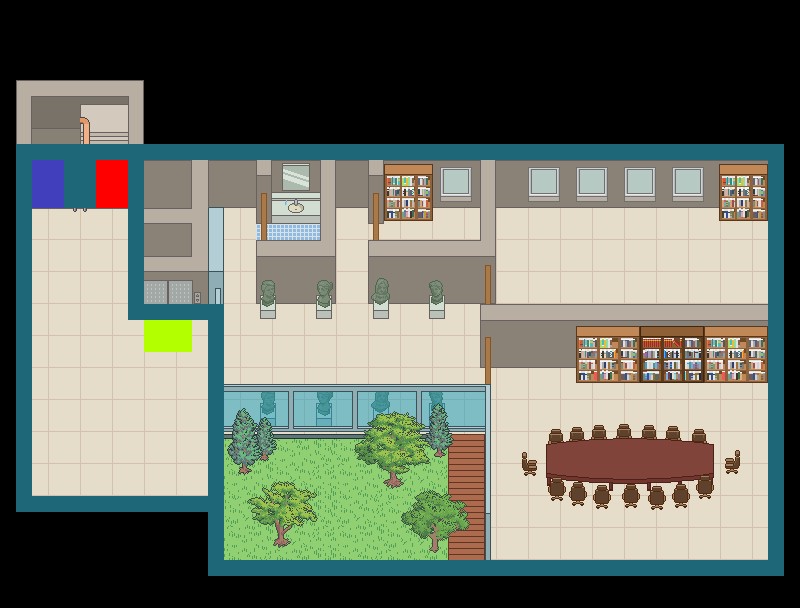

Tiled map render using the project's own tile images. Description and the map definition, with tile-layer contents summarised, below:
An orthogonal 50x38 tile map with 16x16 px tiles, 3 tile layers (collision, overCharacter, interaction), 3 hidden layers not drawn, 3 tilesets, 1 image layer and 2 objects (elevator-left, elevator-right).

<map version="1.4" tiledversion="1.4.3" orientation="orthogonal" renderorder="right-down" width="50" height="38" tilewidth="16" tileheight="16" infinite="0" nextlayerid="23" nextobjectid="14">
 <editorsettings>
  <export target="seventh-floor.json" format="json" />
 </editorsettings>
 <tileset firstgid="1" name="background" tilewidth="16" tileheight="16" tilecount="8160" columns="50">
  <image source="../img/7f_background.png" width="800" height="608" />
 </tileset>
 <tileset firstgid="8161" name="collision" tilewidth="16" tileheight="16" tilecount="4" columns="2">
  <image source="simple_tile.png" width="32" height="32" />
  <tile id="0">
   <properties>
    <property name="name" value="art1" />
   </properties>
  </tile>
  <tile id="1">
   <properties>
    <property name="collides" type="bool" value="true" />
   </properties>
  </tile>
 </tileset>
 <tileset firstgid="8165" name="interactive-tile" tilewidth="16" tileheight="16" tilecount="24" columns="6">
  <image source="interactive-tile.png" width="96" height="64" />
  <tile id="0" type="image1">
   <properties>
    <property name="name" value="up" />
   </properties>
  </tile>
  <tile id="1" type="image2">
   <properties>
    <property name="name" value="down" />
   </properties>
  </tile>
  <tile id="2" type="image3">
   <properties>
    <property name="name" value="elevator" />
   </properties>
  </tile>
  <tile id="3" type="image4">
   <properties>
    <property name="name" value="popup" />
   </properties>
  </tile>
  <tile id="4">
   <properties>
    <property name="name" value="image2-popup" />
   </properties>
  </tile>
  <tile id="5">
   <properties>
    <property name="name" value="image2-description" />
   </properties>
  </tile>
  <tile id="6">
   <properties>
    <property name="name" value="image3" />
   </properties>
  </tile>
  <tile id="7">
   <properties>
    <property name="name" value="image4" />
   </properties>
  </tile>
  <tile id="8">
   <properties>
    <property name="name" value="image3-popup" />
   </properties>
  </tile>
  <tile id="9">
   <properties>
    <property name="name" value="image3-description" />
   </properties>
  </tile>
  <tile id="10">
   <properties>
    <property name="name" value="image4-popup" />
   </properties>
  </tile>
  <tile id="11">
   <properties>
    <property name="name" value="image4-description" />
   </properties>
  </tile>
  <tile id="12">
   <properties>
    <property name="name" value="image5" />
   </properties>
  </tile>
  <tile id="13">
   <properties>
    <property name="name" value="image6" />
   </properties>
  </tile>
  <tile id="14">
   <properties>
    <property name="name" value="image9" />
   </properties>
  </tile>
  <tile id="15">
   <properties>
    <property name="name" value="image5-description" />
   </properties>
  </tile>
  <tile id="16">
   <properties>
    <property name="name" value="image6-description" />
   </properties>
  </tile>
  <tile id="17">
   <properties>
    <property name="name" value="image9-description" />
   </properties>
  </tile>
  <tile id="18">
   <properties>
    <property name="name" value="image7" />
   </properties>
  </tile>
  <tile id="19">
   <properties>
    <property name="name" value="image8" />
   </properties>
  </tile>
  <tile id="20">
   <properties>
    <property name="name" value="image" />
   </properties>
  </tile>
  <tile id="21">
   <properties>
    <property name="name" value="image7-description" />
   </properties>
  </tile>
  <tile id="22">
   <properties>
    <property name="name" value="image8-description" />
   </properties>
  </tile>
  <tile id="23">
   <properties>
    <property name="name" value="image" />
   </properties>
  </tile>
 </tileset>
 <imagelayer id="17" name="Image Layer 1">
  <image source="../img/7f_background.png" width="800" height="608" />
 </imagelayer>
 <imagelayer id="18" name="Image Layer 2" visible="0">
  <image source="../img/7f_background_marking.png" width="800" height="608" />
 </imagelayer>
 <imagelayer id="19" name="Image Layer 3" visible="0">
  <image source="../img/7f_background_ref.png" width="800" height="608" />
 </imagelayer>
 <layer id="1" name="background" width="50" height="38" visible="0">
  <data>[1900 cells, 1900 non-empty, 1900 distinct tile ids]</data>
 </layer>
 <layer id="3" name="collision" width="50" height="38">
  <properties>
   <property name="collides" type="bool" value="true" />
  </properties>
  <data>[1900 cells, 178 non-empty, 1 distinct tile ids]</data>
 </layer>
 <objectgroup id="10" name="objectLayer">
  <object id="12" name="elevator-left" x="128" y="336" />
  <object id="13" name="elevator-right" x="208" y="336" />
 </objectgroup>
 <layer id="7" name="overCharacter" width="50" height="38">
  <data>[1900 cells, 0 non-empty, 0 distinct tile ids]</data>
 </layer>
 <layer id="4" name="interaction" width="50" height="38">
  <properties>
   <property name="cubemapAnchor" value="image1" />
  </properties>
  <data>[1900 cells, 18 non-empty, 3 distinct tile ids]</data>
 </layer>
</map>
